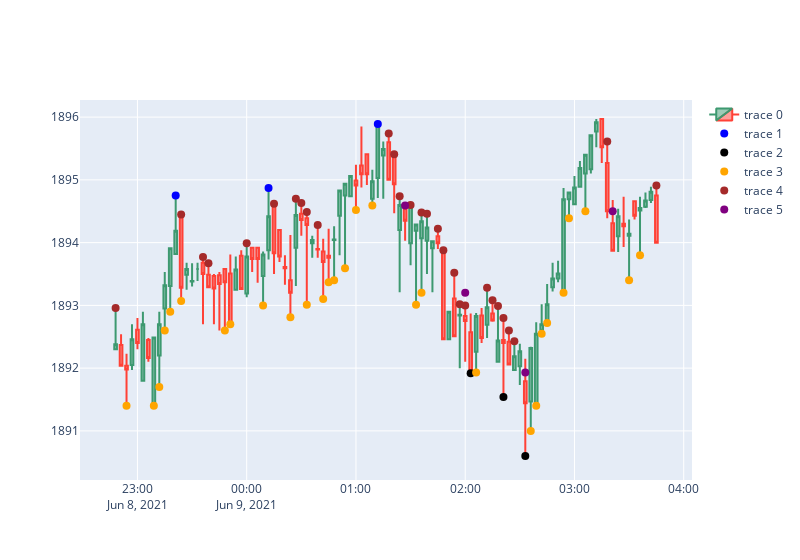

This figure's notebook cell:
### Markdown cell above
## The Strategy
---

### Code cell
von = 900
bis = 1000

auxusd = format_data("AUXUSD")

left_cand = 24
right_cand = 3

fig = go.Figure(data=[go.Candlestick(x=auxusd[von:bis].index,
                open=auxusd['Open'][von:bis],
                high=auxusd['High'][von:bis],
                low=auxusd['Low'][von:bis],
                close=auxusd['Close'][von:bis])])
fig.add_scatter(x=auxusd[von:bis].index, y=find_extrema(auxusd, left_cand, right_cand)["higher_high"][von:bis], mode="markers", marker=dict(color="blue", size=8))
fig.add_scatter(x=auxusd[von:bis].index, y=find_extrema(auxusd, left_cand, right_cand)["lower_low"][von:bis], mode="markers", marker=dict(color="black", size=8))
fig.add_scatter(x=auxusd[von:bis].index, y=find_extrema(auxusd, left_cand, right_cand)["higher_low"][von:bis], mode="markers", marker=dict(color="orange", size=8))
fig.add_scatter(x=auxusd[von:bis].index, y=find_extrema(auxusd, left_cand, right_cand)["lower_high"][von:bis], mode="markers", marker=dict(color="brown", size=8))
fig.add_scatter(x=auxusd[von:bis].index, y=np.where(choch(auxusd, 20, 3) == 0, np.nan, choch(auxusd, 20, 3))[von:bis], mode="markers", marker=dict(color="purple", size=8))
fig.update_layout(xaxis_rangeslider_visible=False, width=800)
fig.show()
